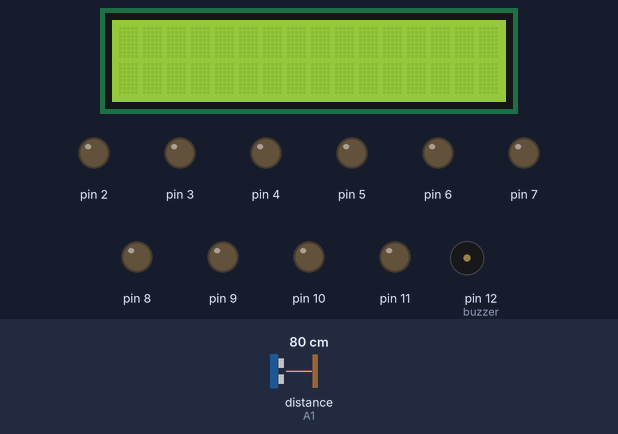
Bench run of a sketch on a simulated Arduino Uno, built with avr-gcc and run on an emulated ATmega328P. Shown: 16×2 character LCD, output pins drawn as LEDs (lit = HIGH), buzzer (waves = sounding). Wiring (inferred from the names in the program): ultrasonic range finder: trigger A0; echo A1. The inputs (shaded band) are chosen by the test bench; at power-on: distance to the obstacle (sensor on A1) 80 cm. The echo pulse lasts 58.3 µs per cm; pins used as bus, display or sensor lines are not drawn; what the sketch prints to the serial monitor is not drawn.

Above: at 1.2 s.
1.3 s: distance to the obstacle (sensor on A1) set to 55 cm
2.8 s: distance to the obstacle (sensor on A1) set to 48 cm
At 3.8 s:
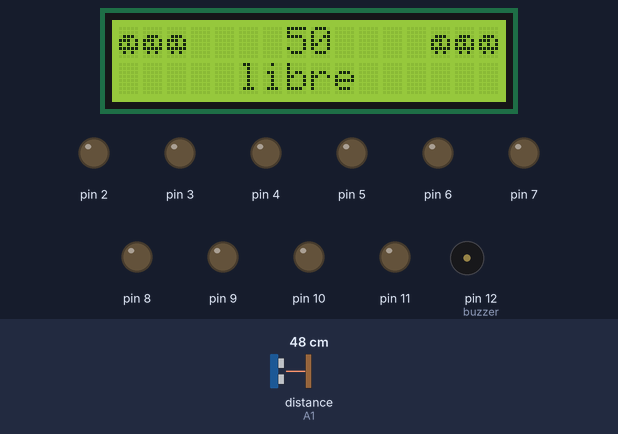
5.8 s: distance to the obstacle (sensor on A1) set to 2 cm
At 6.6 s:
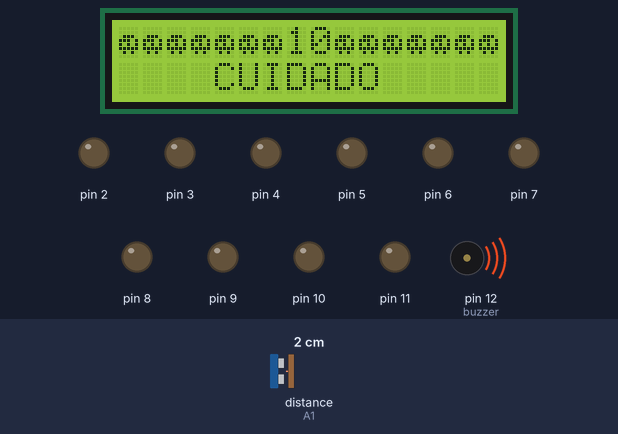
8.8 s: distance to the obstacle (sensor on A1) set to 10 cm
10.4 s: distance to the obstacle (sensor on A1) set to 13 cm
At 11.25 s:
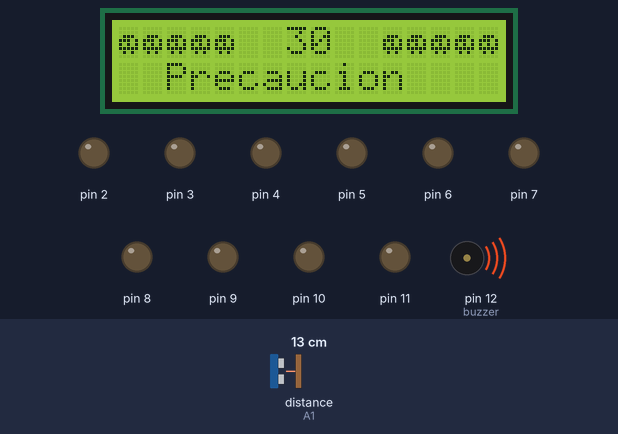
13.4 s: distance to the obstacle (sensor on A1) set to 4 cm
At 13.9 s:
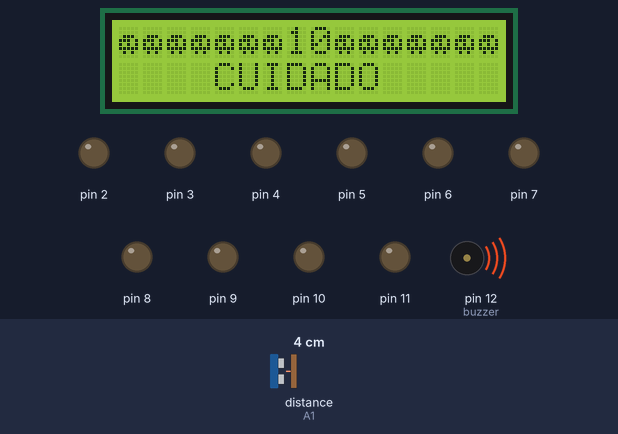
Timing chart, 0 to 17.4 s (numbered marks = the images above; inputs shaded):
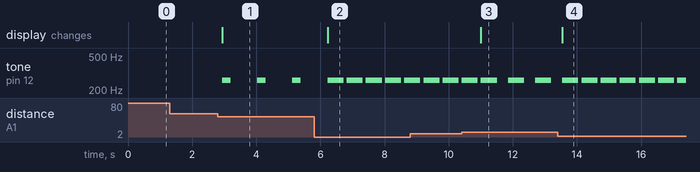

Measured:
- the behaviour switches between 52 and 51 cm on distance to the obstacle (sensor on A1) (found by bisection; images 0 and 1)
- the behaviour switches between 11 and 12 cm on distance to the obstacle (sensor on A1) (found by bisection; images 2 and 3)
- after the input at 1.3 s, every drawn part: stays the same
- after the input at 2.8 s, tone on pin 12 (buzzer): alternates 260 Hz for 0.26 s and silent for 0.83 s, starting after 0.14 s; the display: changes after 0.14 s (image 1)
- after the input at 5.8 s, tone on pin 12 (buzzer): alternates 260 Hz for 0.50 s and silent for 0.10 s, starting after 0.93 s; the display: changes after 0.43 s (image 2)
- after the input at 10.4 s, the display: changes after 0.61 s (image 3)
- after the input at 13.4 s, tone on pin 12 (buzzer): alternates 260 Hz for 0.50 s and silent for 0.10 s, starting after 0.74 s; the display: changes after 0.14 s (image 4)

The sketch:

Sensor_de_parqueo.ino
```cpp
/*
  Fundacion Kinal
  Centro Educativo Tecnico Laborla Kinal
  Electronica
  Grado: Quinto
  Seccion: A
  Curso: Taller de eleectronica digital y reparacion de computadoras I
  Nombre: Juan Manuel Sebastian Ixen Coy
  Carne: 2019519
  Fecha: 05/05
*/

#include <LiquidCrystal_I2C.h>
#include <Wire.h>
#define direccion_lcd 0x27
#define filas A5
#define columnas A4
#define trigger A0
#define echo A1
#define buzzer 12
int a;
int distancia;
int Fre=260;
long tiempo;
LiquidCrystal_I2C LCD_Jixen(direccion_lcd, columnas, filas);
byte bloque[] = {
  B00000,
  B00000,
  B01110,
  B11101,
  B10101,
  B11111,
  B01010,
  B00000
};
void setup()
{
Serial.begin(9600);
for(int i=2; i<=11;i++){
pinMode(i, OUTPUT);
}
  pinMode(buzzer ,OUTPUT);
  pinMode(trigger, OUTPUT);
  pinMode(echo, INPUT);
  LCD_Jixen.init();
  LCD_Jixen.backlight();
  LCD_Jixen.createChar(1, bloque);
}
void loop()
{
  Serial.println(a);
  medicion();
  distancia = a;
  alerta();
}
int medicion(){

  digitalWrite(trigger, HIGH);
  delayMicroseconds(10);
  digitalWrite(trigger, LOW);
  tiempo = pulseIn(echo, HIGH);
  a = tiempo/59;
  delay(50);
  return a;
}
void alerta(){
    if (distancia > 30 && distancia <= 50) {
    LCD_Jixen.setCursor(0,0);
    LCD_Jixen.print("                ");
    LCD_Jixen.setCursor(0,0);
    LCD_Jixen.write(1);
    LCD_Jixen.write(1);
    LCD_Jixen.write(1);
    LCD_Jixen.setCursor(7,0);
    LCD_Jixen.print("50");
    LCD_Jixen.setCursor(13,0);
    LCD_Jixen.write(1);
    LCD_Jixen.write(1);
    LCD_Jixen.write(1);
    LCD_Jixen.setCursor(0,1);
    LCD_Jixen.print("     libre   ");
    tone(buzzer, Fre, 260);
    delay(1000);
    noTone(buzzer);
  }

  if (distancia > 10 && distancia <= 30) {
    LCD_Jixen.setCursor(0,0);
    LCD_Jixen.print("                ");
    LCD_Jixen.setCursor(0,0);
    LCD_Jixen.write(1);
    LCD_Jixen.write(1);
    LCD_Jixen.write(1);
    LCD_Jixen.write(1);
    LCD_Jixen.write(1);
    LCD_Jixen.setCursor(7,0);
    LCD_Jixen.print("30");
    LCD_Jixen.setCursor(11,0);
    LCD_Jixen.write(1);
    LCD_Jixen.write(1);
    LCD_Jixen.write(1);
    LCD_Jixen.write(1);
    LCD_Jixen.write(1);
    LCD_Jixen.setCursor(0,1);
    LCD_Jixen.print("  Precaucion  ");
    tone(buzzer, Fre, 500);
    delay(750);
    noTone(buzzer);
  }

  if (distancia > 00 && distancia <= 10) {
    LCD_Jixen.setCursor(0,0);
    LCD_Jixen.print("                ");
    LCD_Jixen.setCursor(0,0);
    LCD_Jixen.write(1);
    LCD_Jixen.write(1);
    LCD_Jixen.write(1);
    LCD_Jixen.write(1);
    LCD_Jixen.write(1);
    LCD_Jixen.write(1);
    LCD_Jixen.write(1);
    LCD_Jixen.setCursor(7,0);
    LCD_Jixen.print("10");
    LCD_Jixen.setCursor(9,0);
    LCD_Jixen.write(1);
    LCD_Jixen.write(1);
    LCD_Jixen.write(1);
    LCD_Jixen.write(1);
    LCD_Jixen.write(1);
    LCD_Jixen.write(1);
    LCD_Jixen.write(1);
    LCD_Jixen.setCursor(0,1);
    LCD_Jixen.print("    CUIDADO    ");
    tone(buzzer, Fre, 650);
    delay(500);
    noTone(buzzer);
  }
  }
```
